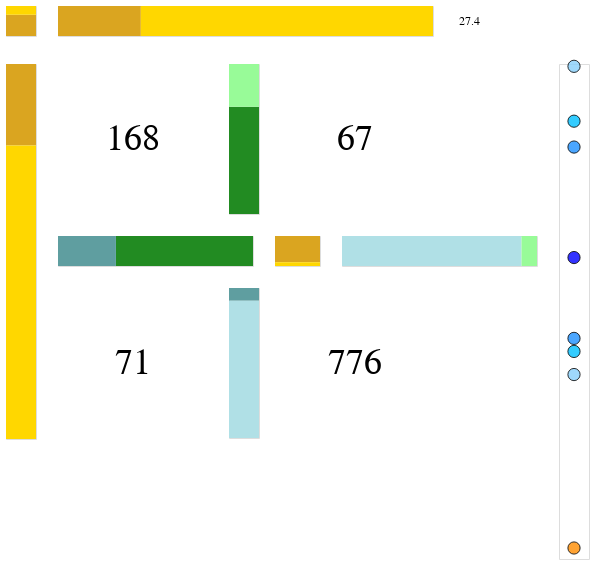

The notebook cell this image was saved under:
### Markdown cell above
## Instantiate the confusion matrix chart

### Code cell
#TP        FN        FP        TN
Yy = 168 ; Yn = 67 ; Ny = 71 ; Nn = 776

confusion_matrix_chart(Yy, Yn, Ny, Nn)

### Figure 1 — Vega-Lite specification as saved in the notebook (floating-point values rounded to 4 significant figures)
{"config": {"view": {"continuousWidth": 400, "continuousHeight": 300}}, "vconcat": [{"hconcat": [{"data": {"name": "data-a2c0b2096f6a010226bbf5385b3e485e"}, "mark": {"type": "bar", "size": 30}, "encoding": {"color": {"field": "label", "legend": null, "scale": {"domain": ["Yy", "Ny", "Yn", "Nn", "y|Y", "n|Y", "n|N", "y|N", "Y|y", "N|y", "N|n", "Y|n", "Y", "N", "y", "n", "Y*", "N*", "y*", "n*", "OR_lci90", "OR_lci95", "OR_lci99", "OR", "OR_uci90", "OR_uci95", "OR_uci99", "1", "ACC", "ACC-", "F1", "F1-"], "range": ["snow", "snow", "snow", "snow", "forestgreen", "palegreen", "powderblue", "cadetblue", "forestgreen", "cadetblue", "powderblue", "palegreen", "goldenrod", "gold", "goldenrod", "gold", "goldenrod", "gold", "goldenrod", "gold", "dodgerblue", "deepskyblue", "lightskyblue", "blue", "dodgerblue", "deepskyblue", "lightskyblue", "darkorange", "goldenrod", "gold", "goldenrod", "gold"]}, "type": "nominal"}, "order": {"field": "label", "sort": "ascending", "type": "nominal"}, "tooltip": [{"field": "value", "type": "quantitative"}], "y": {"aggregate": "sum", "axis": null, "field": "value", "stack": "normalize", "title": null, "type": "quantitative"}}, "height": 30, "width": 30}, {"data": {"name": "data-2a0310f19e6d4b21570b5cca22ac9095"}, "mark": {"type": "bar", "size": 30}, "encoding": {"color": {"field": "label", "legend": null, "scale": {"domain": ["Yy", "Ny", "Yn", "Nn", "y|Y", "n|Y", "n|N", "y|N", "Y|y", "N|y", "N|n", "Y|n", "Y", "N", "y", "n", "Y*", "N*", "y*", "n*", "OR_lci90", "OR_lci95", "OR_lci99", "OR", "OR_uci90", "OR_uci95", "OR_uci99", "1", "ACC", "ACC-", "F1", "F1-"], "range": ["snow", "snow", "snow", "snow", "forestgreen", "palegreen", "powderblue", "cadetblue", "forestgreen", "cadetblue", "powderblue", "palegreen", "goldenrod", "gold", "goldenrod", "gold", "goldenrod", "gold", "goldenrod", "gold", "dodgerblue", "deepskyblue", "lightskyblue", "blue", "dodgerblue", "deepskyblue", "lightskyblue", "darkorange", "goldenrod", "gold", "goldenrod", "gold"]}, "type": "nominal"}, "order": {"field": "label", "sort": "descending", "type": "nominal"}, "tooltip": [{"field": "value", "type": "quantitative"}], "x": {"aggregate": "sum", "axis": null, "field": "value", "stack": "normalize", "title": null, "type": "quantitative"}}, "height": 30, "width": 375}, {"data": {"name": "data-f4daded0001ff4f7750ec6484ffa5099"}, "mark": {"type": "text", "color": "black", "fontSize": 12}, "encoding": {"text": {"aggregate": "sum", "field": "value", "format": ".1f", "type": "quantitative"}}, "height": 30, "width": 30}]}, {"hconcat": [{"data": {"name": "data-3affb11a2fe2531e1b22e54761ef25be"}, "mark": {"type": "bar", "size": 30}, "encoding": {"color": {"field": "label", "legend": null, "scale": {"domain": ["Yy", "Ny", "Yn", "Nn", "y|Y", "n|Y", "n|N", "y|N", "Y|y", "N|y", "N|n", "Y|n", "Y", "N", "y", "n", "Y*", "N*", "y*", "n*", "OR_lci90", "OR_lci95", "OR_lci99", "OR", "OR_uci90", "OR_uci95", "OR_uci99", "1", "ACC", "ACC-", "F1", "F1-"], "range": ["snow", "snow", "snow", "snow", "forestgreen", "palegreen", "powderblue", "cadetblue", "forestgreen", "cadetblue", "powderblue", "palegreen", "goldenrod", "gold", "goldenrod", "gold", "goldenrod", "gold", "goldenrod", "gold", "dodgerblue", "deepskyblue", "lightskyblue", "blue", "dodgerblue", "deepskyblue", "lightskyblue", "darkorange", "goldenrod", "gold", "goldenrod", "gold"]}, "type": "nominal"}, "order": {"field": "label", "sort": "ascending", "type": "nominal"}, "tooltip": [{"field": "value", "type": "quantitative"}], "y": {"aggregate": "sum", "axis": null, "field": "value", "stack": "normalize", "title": null, "type": "quantitative"}}, "height": 375, "width": 30}, {"vconcat": [{"hconcat": [{"data": {"name": "data-a8a2bf7701eda0414fc701667c7fb7fe"}, "mark": {"type": "text", "color": "black", "fontSize": 36}, "encoding": {"text": {"aggregate": "sum", "field": "value", "format": ".0f", "type": "quantitative"}}, "height": 150, "width": 150}, {"data": {"name": "data-d0093d07d174540c0f476bcefc194991"}, "mark": {"type": "bar", "size": 30}, "encoding": {"color": {"field": "label", "legend": null, "scale": {"domain": ["Yy", "Ny", "Yn", "Nn", "y|Y", "n|Y", "n|N", "y|N", "Y|y", "N|y", "N|n", "Y|n", "Y", "N", "y", "n", "Y*", "N*", "y*", "n*", "OR_lci90", "OR_lci95", "OR_lci99", "OR", "OR_uci90", "OR_uci95", "OR_uci99", "1", "ACC", "ACC-", "F1", "F1-"], "range": ["snow", "snow", "snow", "snow", "forestgreen", "palegreen", "powderblue", "cadetblue", "forestgreen", "cadetblue", "powderblue", "palegreen", "goldenrod", "gold", "goldenrod", "gold", "goldenrod", "gold", "goldenrod", "gold", "dodgerblue", "deepskyblue", "lightskyblue", "blue", "dodgerblue", "deepskyblue", "lightskyblue", "darkorange", "goldenrod", "gold", "goldenrod", "gold"]}, "type": "nominal"}, "order": {"field": "label", "sort": "descending", "type": "nominal"}, "tooltip": [{"field": "value", "type": "quantitative"}], "y": {"aggregate": "sum", "axis": null, "field": "value", "stack": "normalize", "title": null, "type": "quantitative"}}, "height": 150, "width": 30}, {"data": {"name": "data-5331570135ec91ac4cd376c12a1b12c1"}, "mark": {"type": "text", "color": "black", "fontSize": 36}, "encoding": {"text": {"aggregate": "sum", "field": "value", "format": ".0f", "type": "quantitative"}}, "height": 150, "width": 150}]}, {"hconcat": [{"data": {"name": "data-e169841d238b73c29f9a059ba891a456"}, "mark": {"type": "bar", "size": 30}, "encoding": {"color": {"field": "label", "legend": null, "scale": {"domain": ["Yy", "Ny", "Yn", "Nn", "y|Y", "n|Y", "n|N", "y|N", "Y|y", "N|y", "N|n", "Y|n", "Y", "N", "y", "n", "Y*", "N*", "y*", "n*", "OR_lci90", "OR_lci95", "OR_lci99", "OR", "OR_uci90", "OR_uci95", "OR_uci99", "1", "ACC", "ACC-", "F1", "F1-"], "range": ["snow", "snow", "snow", "snow", "forestgreen", "palegreen", "powderblue", "cadetblue", "forestgreen", "cadetblue", "powderblue", "palegreen", "goldenrod", "gold", "goldenrod", "gold", "goldenrod", "gold", "goldenrod", "gold", "dodgerblue", "deepskyblue", "lightskyblue", "blue", "dodgerblue", "deepskyblue", "lightskyblue", "darkorange", "goldenrod", "gold", "goldenrod", "gold"]}, "type": "nominal"}, "order": {"field": "label", "sort": "ascending", "type": "nominal"}, "tooltip": [{"field": "value", "type": "quantitative"}], "x": {"aggregate": "sum", "axis": null, "field": "value", "stack": "normalize", "title": null, "type": "quantitative"}}, "height": 30, "width": 195}, {"data": {"name": "data-76b9ddd88fc65b067cf2a5edb40bf799"}, "mark": {"type": "bar", "size": 45}, "encoding": {"color": {"field": "label", "legend": null, "scale": {"domain": ["Yy", "Ny", "Yn", "Nn", "y|Y", "n|Y", "n|N", "y|N", "Y|y", "N|y", "N|n", "Y|n", "Y", "N", "y", "n", "Y*", "N*", "y*", "n*", "OR_lci90", "OR_lci95", "OR_lci99", "OR", "OR_uci90", "OR_uci95", "OR_uci99", "1", "ACC", "ACC-", "F1", "F1-"], "range": ["snow", "snow", "snow", "snow", "forestgreen", "palegreen", "powderblue", "cadetblue", "forestgreen", "cadetblue", "powderblue", "palegreen", "goldenrod", "gold", "goldenrod", "gold", "goldenrod", "gold", "goldenrod", "gold", "dodgerblue", "deepskyblue", "lightskyblue", "blue", "dodgerblue", "deepskyblue", "lightskyblue", "darkorange", "goldenrod", "gold", "goldenrod", "gold"]}, "type": "nominal"}, "order": {"field": "label", "sort": "descending", "type": "nominal"}, "tooltip": [{"field": "value", "type": "quantitative"}], "y": {"aggregate": "sum", "axis": null, "field": "value", "stack": "normalize", "title": null, "type": "quantitative"}}, "height": 30, "width": 45}, {"data": {"name": "data-ed6972f3f704194fb3bdf138ac95be86"}, "mark": {"type": "bar", "size": 30}, "encoding": {"color": {"field": "label", "legend": null, "scale": {"domain": ["Yy", "Ny", "Yn", "Nn", "y|Y", "n|Y", "n|N", "y|N", "Y|y", "N|y", "N|n", "Y|n", "Y", "N", "y", "n", "Y*", "N*", "y*", "n*", "OR_lci90", "OR_lci95", "OR_lci99", "OR", "OR_uci90", "OR_uci95", "OR_uci99", "1", "ACC", "ACC-", "F1", "F1-"], "range": ["snow", "snow", "snow", "snow", "forestgreen", "palegreen", "powderblue", "cadetblue", "forestgreen", "cadetblue", "powderblue", "palegreen", "goldenrod", "gold", "goldenrod", "gold", "goldenrod", "gold", "goldenrod", "gold", "dodgerblue", "deepskyblue", "lightskyblue", "blue", "dodgerblue", "deepskyblue", "lightskyblue", "darkorange", "goldenrod", "gold", "goldenrod", "gold"]}, "type": "nominal"}, "order": {"field": "label", "sort": "ascending", "type": "nominal"}, "tooltip": [{"field": "value", "type": "quantitative"}], "x": {"aggregate": "sum", "axis": null, "field": "value", "stack": "normalize", "title": null, "type": "quantitative"}}, "height": 30, "width": 195}]}, {"hconcat": [{"data": {"name": "data-856292d82380e5f1ec0d1458fdf42a1d"}, "mark": {"type": "text", "color": "black", "fontSize": 36}, "encoding": {"text": {"aggregate": "sum", "field": "value", "format": ".0f", "type": "quantitative"}}, "height": 150, "width": 150}, {"data": {"name": "data-5adc5b1268bf7f3619402bb5fddafc55"}, "mark": {"type": "bar", "size": 30}, "encoding": {"color": {"field": "label", "legend": null, "scale": {"domain": ["Yy", "Ny", "Yn", "Nn", "y|Y", "n|Y", "n|N", "y|N", "Y|y", "N|y", "N|n", "Y|n", "Y", "N", "y", "n", "Y*", "N*", "y*", "n*", "OR_lci90", "OR_lci95", "OR_lci99", "OR", "OR_uci90", "OR_uci95", "OR_uci99", "1", "ACC", "ACC-", "F1", "F1-"], "range": ["snow", "snow", "snow", "snow", "forestgreen", "palegreen", "powderblue", "cadetblue", "forestgreen", "cadetblue", "powderblue", "palegreen", "goldenrod", "gold", "goldenrod", "gold", "goldenrod", "gold", "goldenrod", "gold", "dodgerblue", "deepskyblue", "lightskyblue", "blue", "dodgerblue", "deepskyblue", "lightskyblue", "darkorange", "goldenrod", "gold", "goldenrod", "gold"]}, "type": "nominal"}, "order": {"field": "label", "sort": "ascending", "type": "nominal"}, "tooltip": [{"field": "value", "type": "quantitative"}], "y": {"aggregate": "sum", "axis": null, "field": "value", "stack": "normalize", "title": null, "type": "quantitative"}}, "height": 150, "width": 30}, {"data": {"name": "data-0ef7cca9796a3aa0e4c29b5846d44477"}, "mark": {"type": "text", "color": "black", "fontSize": 36}, "encoding": {"text": {"aggregate": "sum", "field": "value", "format": ".0f", "type": "quantitative"}}, "height": 150, "width": 150}]}]}, {"data": {"name": "data-2e956e8810495bda043b08cd24045d8b"}, "mark": {"type": "circle", "opacity": 0.8, "size": 150, "stroke": "black", "strokeWidth": 1}, "encoding": {"color": {"field": "label", "legend": null, "scale": {"domain": ["Yy", "Ny", "Yn", "Nn", "y|Y", "n|Y", "n|N", "y|N", "Y|y", "N|y", "N|n", "Y|n", "Y", "N", "y", "n", "Y*", "N*", "y*", "n*", "OR_lci90", "OR_lci95", "OR_lci99", "OR", "OR_uci90", "OR_uci95", "OR_uci99", "1", "ACC", "ACC-", "F1", "F1-"], "range": ["snow", "snow", "snow", "snow", "forestgreen", "palegreen", "powderblue", "cadetblue", "forestgreen", "cadetblue", "powderblue", "palegreen", "goldenrod", "gold", "goldenrod", "gold", "goldenrod", "gold", "goldenrod", "gold", "dodgerblue", "deepskyblue", "lightskyblue", "blue", "dodgerblue", "deepskyblue", "lightskyblue", "darkorange", "goldenrod", "gold", "goldenrod", "gold"]}, "type": "nominal"}, "order": {"field": "label", "sort": "descending", "type": "nominal"}, "tooltip": [{"field": "value", "type": "quantitative"}], "y": {"axis": null, "field": "value", "title": null, "type": "quantitative"}}, "height": 495, "width": 30}]}], "$schema": "https://vega.github.io/schema/vega-lite/v4.17.0.json", "datasets": {"data-a2c0b2096f6a010226bbf5385b3e485e": [{"label": "F1", "value": 0.7089}, {"label": "F1-", "value": 0.2911}], "data-2a0310f19e6d4b21570b5cca22ac9095": [{"label": "y*", "value": 0.2209}, {"label": "n*", "value": 0.7791}], "data-f4daded0001ff4f7750ec6484ffa5099": [{"label": "OR", "value": 27.41}], "data-3affb11a2fe2531e1b22e54761ef25be": [{"label": "Y*", "value": 0.2172}, {"label": "N*", "value": 0.7828}], "data-a8a2bf7701eda0414fc701667c7fb7fe": [{"label": "Yy", "value": 168.0}], "data-d0093d07d174540c0f476bcefc194991": [{"label": "y|Y", "value": 0.7149}, {"label": "n|Y", "value": 0.2851}], "data-5331570135ec91ac4cd376c12a1b12c1": [{"label": "Yn", "value": 67.0}], "data-e169841d238b73c29f9a059ba891a456": [{"label": "Y|y", "value": 0.7029}, {"label": "N|y", "value": 0.2971}], "data-76b9ddd88fc65b067cf2a5edb40bf799": [{"label": "ACC", "value": 0.8725}, {"label": "ACC-", "value": 0.1275}], "data-ed6972f3f704194fb3bdf138ac95be86": [{"label": "N|n", "value": 0.9205}, {"label": "Y|n", "value": 0.07948}], "data-856292d82380e5f1ec0d1458fdf42a1d": [{"label": "Ny", "value": 71.0}], "data-5adc5b1268bf7f3619402bb5fddafc55": [{"label": "n|N", "value": 0.9162}, {"label": "y|N", "value": 0.08383}], "data-0ef7cca9796a3aa0e4c29b5846d44477": [{"label": "Nn", "value": 776.0}], "data-2e956e8810495bda043b08cd24045d8b": [{"label": "OR_lci90", "value": 20.06}, {"label": "OR_lci95", "value": 18.87}, {"label": "OR_lci99", "value": 16.77}, {"label": "OR", "value": 27.41}, {"label": "OR_uci90", "value": 37.45}, {"label": "OR_uci95", "value": 39.8}, {"label": "OR_uci99", "value": 44.79}, {"label": "1", "value": 1.0}]}}
